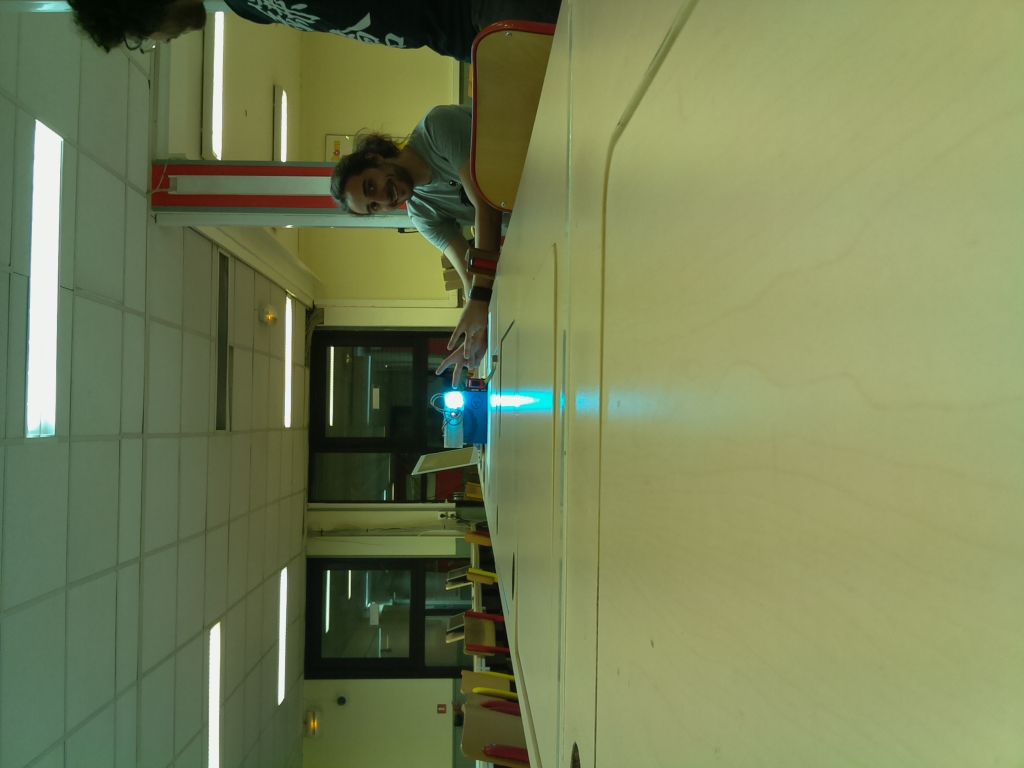
#> input picture camera/tests/calque/3m.jpg, 1024 x 768 px
$ python get_focal.py   (older library calls are emulated)
#> lines starting #> are read from the running program, lines starting #| are printed output that depends on the picture; after the words box and inside, x2 and y2 are one past the last pixel; in counts of white or black regions, pixels touching at a corner belong together
#!/usr/bin/env python3

#######################################################
# AUTHOR  : Ashkan Kiaie-Sandjie                      #
# SUMMARY : Contain the logic to calibrate the camera #
#           and get distances to objects              #
#######################################################

import numpy as np
import argparse
import cv2
import sys


def print_distance(real_size, focal, size):
    distance = real_size * focal / size
    print(distance)
    return distance


def print_focal(size, distance, real_size):
    focal = size * distance / real_size
    print(focal)
    return focal


def get_size_of_light(keypoints, bin_image, source_image):
    min_x = 5000
    for k in keypoints:
        center_x = int(k.pt[0])
        if center_x < min_x:
            min_x = center_x
            center_y = int(k.pt[1])
            x_left = 0
            x_right = 0
            y_down = 0
            y_up = 0
            height, width, chan = source_image.shape
            while (center_x - x_left > 0
                   and bin_image[center_y, center_x - x_left] == 255):
                source_image[center_y, center_x - x_left] = [32, 124, 63]
                x_left += 1
            while (center_x + x_right < width
                   and bin_image[center_y, center_x + x_right] == 255):
                source_image[center_y, center_x + x_right] = [32, 124, 63]
                x_right += 1

            while (center_y - y_up > 0
                   and bin_image[center_y - y_up, center_x] == 255):
                source_image[center_y - y_up, center_x] = [32, 124, 63]
                y_up += 1
            while (center_y + y_down < height
                   and bin_image[center_y + y_down, center_x] == 255):
                source_image[center_y + y_down, center_x] = [32, 124, 63]
                y_down += 1
            size = (x_left + x_right + y_down + y_up - 2) / 2.0
    print(size)
    return size


def get_keypoints_image(keypoints, source_image):
    image_keypoints = cv2.drawKeypoints(
        source_image, keypoints,
        np.array([]), (0, 0, 255), cv2.DRAW_MATCHES_FLAGS_DRAW_RICH_KEYPOINTS)

    return image_keypoints


def get_keypoints(source_image):
    params = cv2.SimpleBlobDetector_Params()
    params.minThreshold = 150
    params.maxThreshold = 255
    params.minArea = 40
    params.maxArea = 20000
    params.filterByArea = 1
    params.filterByColor = 1
    params.filterByConvexity = 1
    params.minConvexity = 0.60
    params.filterByInertia = 1
    params.filterByCircularity = 1
    params.minCircularity = 0.6
    params.minInertiaRatio = 0.6
    params.blobColor = 255
    detector = cv2.SimpleBlobDetector(params)
    keypoints = detector.detect(source_image)
    return keypoints


def binarize_image(source_image):
    # load the image, clone it for output, and then convert it to grayscale
    copy_image = source_image.copy()
    gray = cv2.cvtColor(copy_image, cv2.COLOR_BGR2GRAY)
    ret, binarized_image = cv2.threshold(gray, 200, 255, cv2.THRESH_BINARY)
    return binarized_image


def show_and_wait(image):
    cv2.imshow("output", image)
    cv2.waitKey(0)


def process_size(image_path):
    name = image_path
    source_image = cv2.imread(name)
    show_and_wait(source_image)
    bin_image = binarize_image(source_image)
    show_and_wait(bin_image)
    keypoints = get_keypoints(source_image)
    key_image = get_keypoints_image(keypoints, source_image)
    show_and_wait(key_image)
    size_obj = get_size_of_light(keypoints, bin_image, key_image)
    show_and_wait(key_image)
    #cv2.imwrite("/tmp/" + image_path, key_image)
    return size_obj


def main(argv=None):
    if argv is None:
        argv = sys.argv
    size_obj_focal = process_size("../tests/calque/3m.jpg")
#> in process_size, source_image is the input picture: shape (768, 1024, 3); mean B, G, R 86.5, 128.6, 118.7
#> in binarize_image, `gray = cv2.cvtColor(copy_image, cv2.COLOR_BGR2GRAY)`:
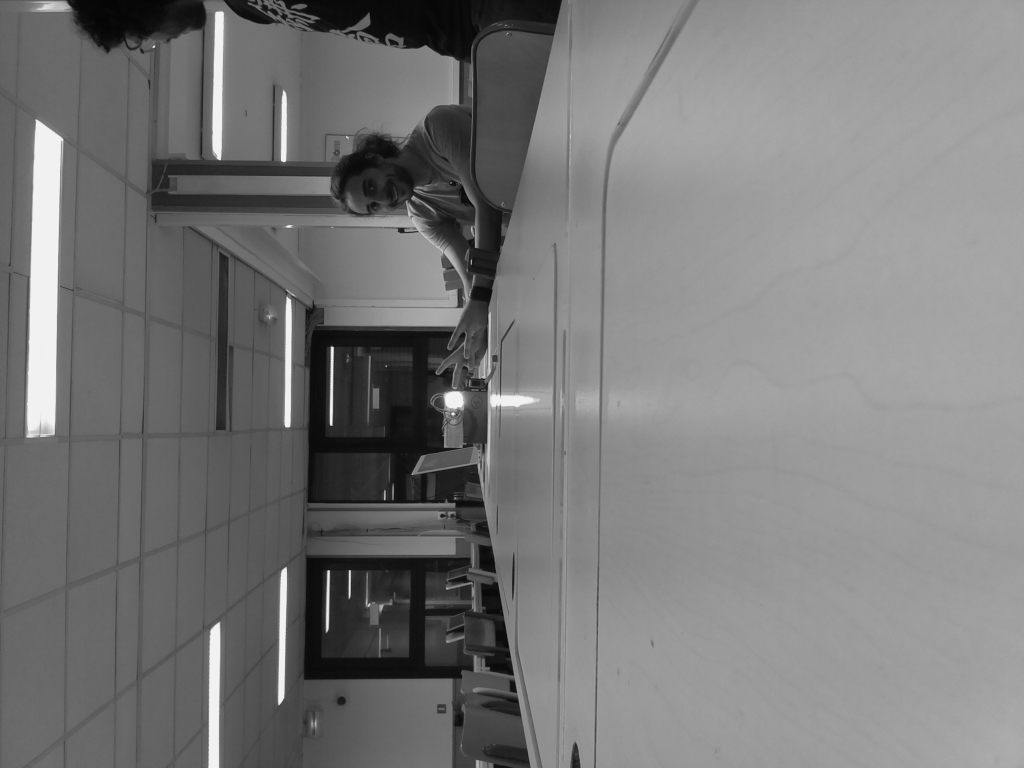
#> gray: shape (768, 1024); min 3, max 242, mean 120.9
#> in binarize_image, `ret, binarized_image = cv2.threshold(gray, 200, 255, cv2.THRESH_BINARY)`:
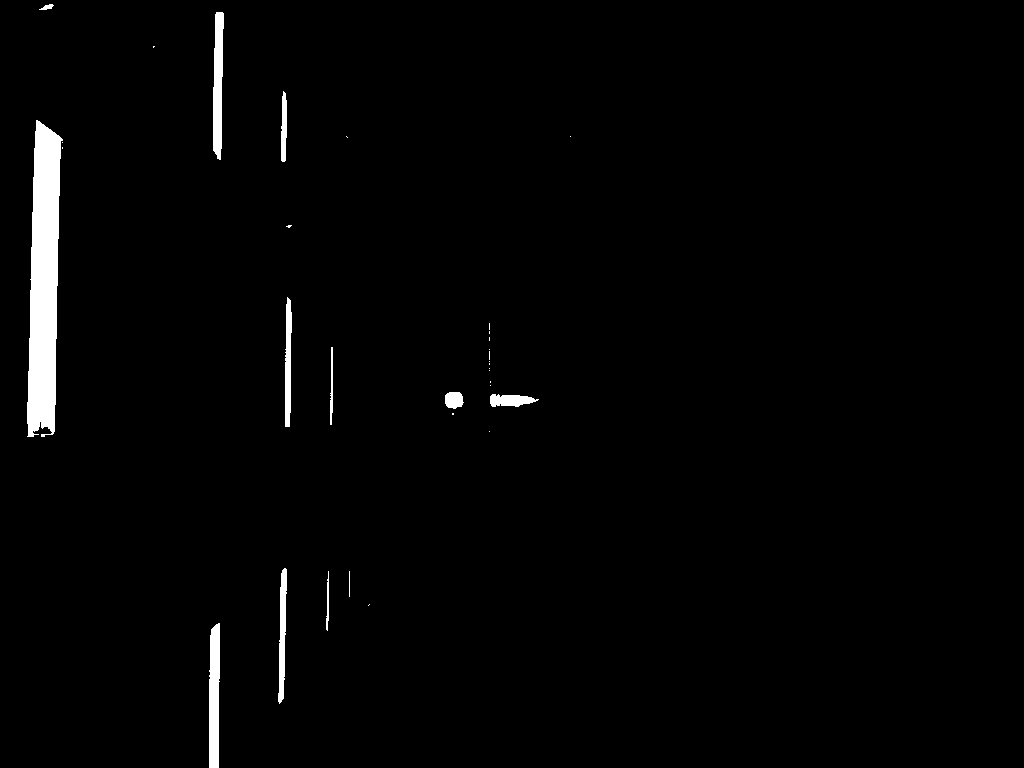
#> binarized_image: shape (768, 1024); 1.8% white; 32 white regions (20 under 20 px), largest, box (x1, y1, x2, y2) and area: (27, 120, 63, 437) 8202, (209, 623, 220, 768) 1421, (213, 12, 224, 160) 1259
#> in get_keypoints, `keypoints = detector.detect(source_image)`: keypoints = 1 keypoints; (x, y, size): (454, 400, 17.3)
#> the loop in get_size_of_light, `for k in keypoints:` made 1 pass
#> after the loop in get_size_of_light, `for k in keypoints:`: center_y = 399; chan = 3; height = 768; min_x = 453; size = 17.5; width = 1024; x_left = 9; x_right = 10; y_up = 8
#| 17.5
#> in process_size, `size_obj = get_size_of_light(keypoints, bin_image, key_image)`: size_obj = 17.5
#> size_obj_focal = 17.5
    focal = print_focal(size_obj_focal, 300, 3.5)
#> in print_focal, `focal = size * distance / real_size`: focal = 1500
#| 1500.0
#> focal = 1500
    print("EXPECTED 300 => ")
    print_distance(3.5, focal, size_obj_focal)
#> in print_distance, `distance = real_size * focal / size`: distance = 300
#| 300.0
    print(focal)
#| 1500.0

    size_obj2 = process_size("../tests/calque/5m.jpg")
#> call 2 of process_size, with image_path = '../tests/calque/5m.jpg'
#> in process_size (call 2), `name = image_path`: name = '../tests/calque/5m.jpg'
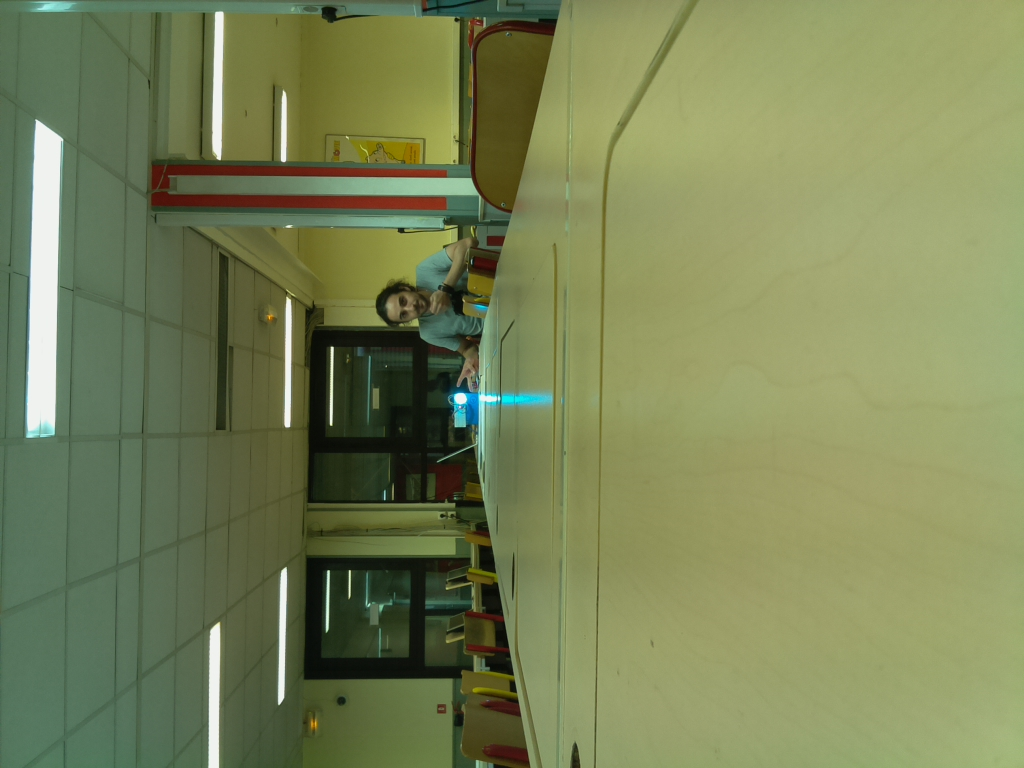
#> input picture camera/tests/calque/5m.jpg, 1024 x 768 px
#> in process_size, source_image is the input picture: shape (768, 1024, 3); mean B, G, R 87.2, 130.8, 120.9
#> in binarize_image (call 2), `gray = cv2.cvtColor(copy_image, cv2.COLOR_BGR2GRAY)`:
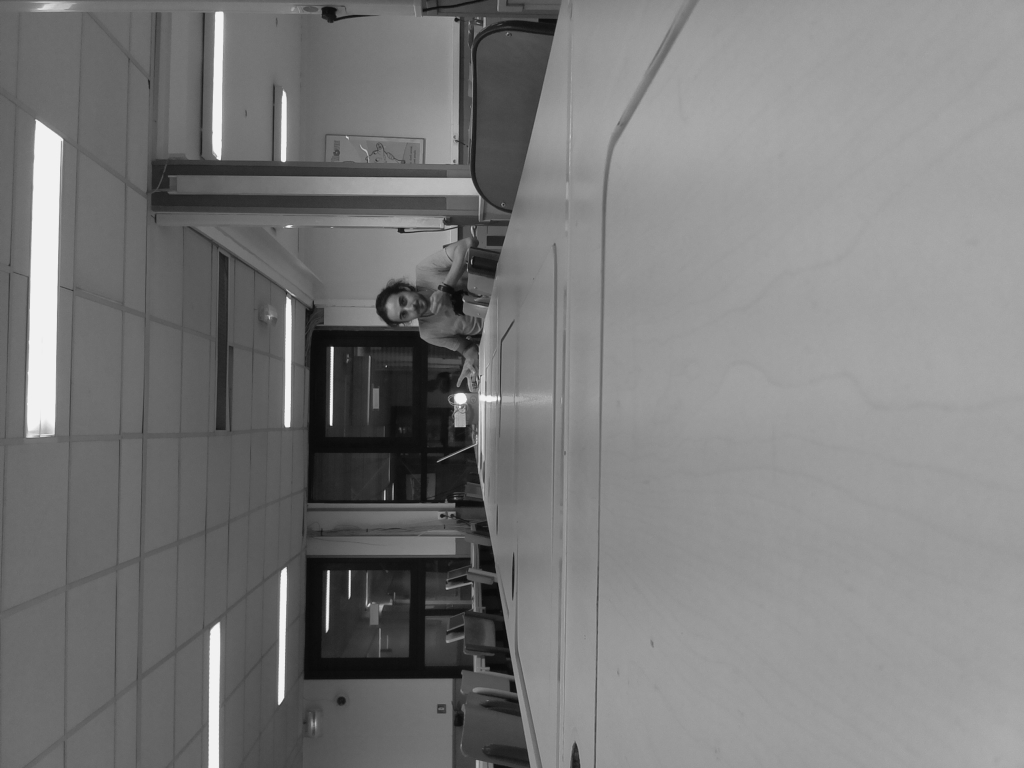
#> gray: shape (768, 1024); min 8, max 242, mean 122.9
#> in binarize_image (call 2), `ret, binarized_image = cv2.threshold(gray, 200, 255, cv2.THRESH_BINARY)`:
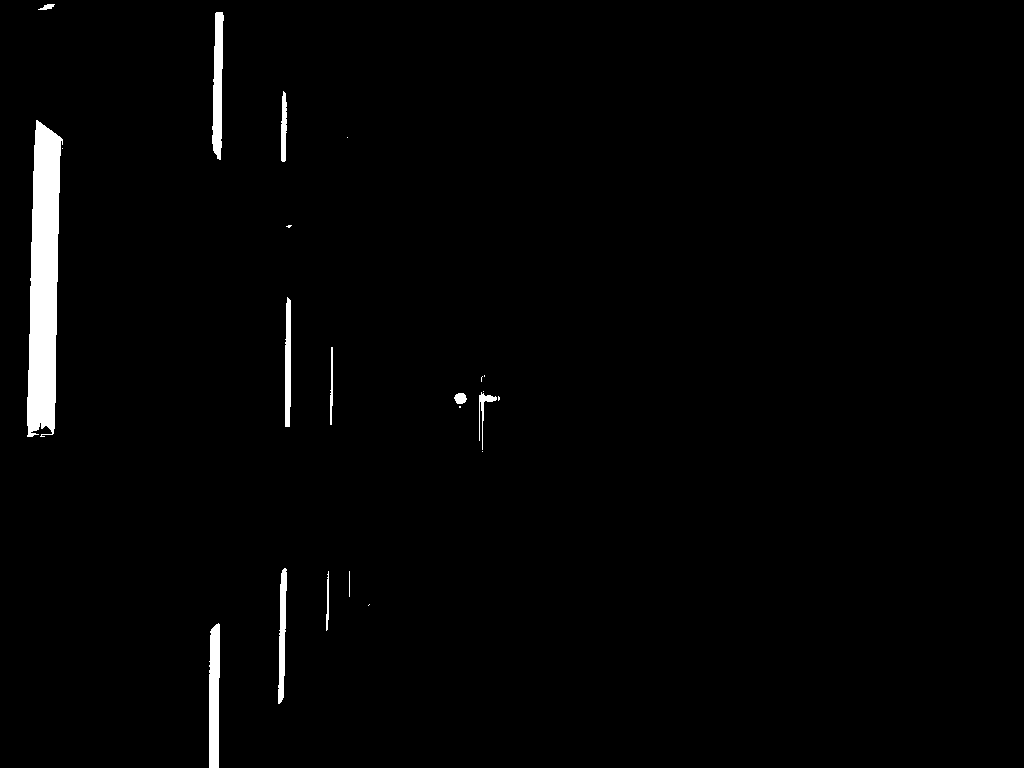
#> binarized_image: shape (768, 1024); 1.7% white; 22 white regions (10 under 20 px), largest, box (x1, y1, x2, y2) and area: (27, 120, 63, 437) 8205, (209, 623, 220, 768) 1427, (212, 12, 224, 160) 1260
#> in get_keypoints (call 2), `keypoints = detector.detect(source_image)`: keypoints = 1 keypoints; (x, y, size): (460, 398, 11.3)
    print("EXPECTED 500 => ")
    print_distance(3.5, focal, size_obj2)

    size_obj3 = process_size("../tests/calque/6m.jpg")
    print("EXPECTED 600 => ")
    print_distance(3.5, focal, size_obj3)

    size_obj4 = process_size("../tests/calque/7m.jpg")
    print("EXPECTED 700 => ")
    print_distance(3.5, focal, size_obj4)

    size_obj5 = process_size("../tests/calque/8m.jpg")
    print("EXPECTED 800 => ")
    print_distance(3.5, focal, size_obj5)

    size_obj6 = process_size("../tests/calque/9m.jpg")
    print("EXPECTED 900 => ")
    print_distance(3.5, focal, size_obj6)

    size_obj7 = process_size("../tests/calque/10m.jpg")
    print("EXPECTED 1000 => ")
    print_distance(3.5, focal, size_obj7)

    size_obj8 = process_size("../tests/calque/2m.jpg")
    print("EXPECTED 200 => ")
    print_distance(3.5, focal, size_obj8)

    size_obj9 = process_size("../tests/calque/4m.jpg")
    print("EXPECTED 400 => ")
    print_distance(3.5, focal, size_obj9)

    size_obj10 = process_size("../tests/calque/1m.jpg")
    print("EXPECTED 100 => ")
    print_distance(3.5, focal, size_obj10)


if __name__ == "__main__":
    sys.exit(main())
